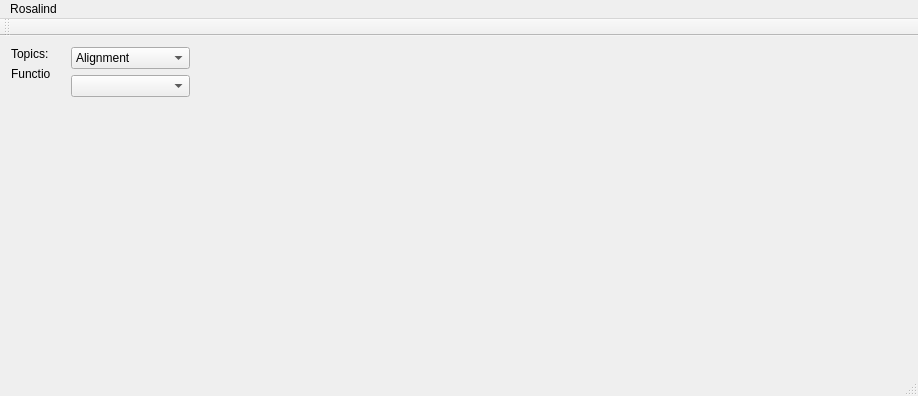
<?xml version="1.0" encoding="UTF-8"?>
<ui version="4.0">
 <class>MainWindow</class>
 <widget class="QMainWindow" name="MainWindow">
  <property name="geometry">
   <rect>
    <x>0</x>
    <y>0</y>
    <width>918</width>
    <height>396</height>
   </rect>
  </property>
  <property name="windowTitle">
   <string>MainWindow</string>
  </property>
  <widget class="QWidget" name="centralWidget">
   <widget class="QWidget" name="verticalLayoutWidget">
    <property name="geometry">
     <rect>
      <x>60</x>
      <y>0</y>
      <width>141</width>
      <height>261</height>
     </rect>
    </property>
    <layout class="QVBoxLayout" name="verticalLayout">
     <item alignment="Qt::AlignTop">
      <widget class="QComboBox" name="topicsComboBox">
       <item>
        <property name="text">
         <string>Alignment</string>
        </property>
       </item>
       <item>
        <property name="text">
         <string>Combinatorics</string>
        </property>
       </item>
       <item>
        <property name="text">
         <string>CMS</string>
        </property>
       </item>
       <item>
        <property name="text">
         <string>Divide and Conquer</string>
        </property>
       </item>
       <item>
        <property name="text">
         <string>Dynamic Programming</string>
        </property>
       </item>
       <item>
        <property name="text">
         <string>Genome Assembly</string>
        </property>
       </item>
       <item>
        <property name="text">
         <string>Genome Rearrangements</string>
        </property>
       </item>
       <item>
        <property name="text">
         <string>Graph Algorithms</string>
        </property>
       </item>
       <item>
        <property name="text">
         <string>Graphs</string>
        </property>
       </item>
       <item>
        <property name="text">
         <string>Heredity</string>
        </property>
       </item>
       <item>
        <property name="text">
         <string>Phylogeny</string>
        </property>
       </item>
       <item>
        <property name="text">
         <string>Population Dynamics</string>
        </property>
       </item>
       <item>
        <property name="text">
         <string>Probability</string>
        </property>
       </item>
       <item>
        <property name="text">
         <string>Set Theory</string>
        </property>
       </item>
       <item>
        <property name="text">
         <string>Sorting</string>
        </property>
       </item>
       <item>
        <property name="text">
         <string>String Algorithms</string>
        </property>
       </item>
      </widget>
     </item>
     <item>
      <widget class="QComboBox" name="functionsComboBox"/>
     </item>
     <item>
      <spacer name="verticalSpacer">
       <property name="orientation">
        <enum>Qt::Vertical</enum>
       </property>
       <property name="sizeHint" stdset="0">
        <size>
         <width>20</width>
         <height>40</height>
        </size>
       </property>
      </spacer>
     </item>
    </layout>
   </widget>
   <widget class="QWidget" name="verticalLayoutWidget_2">
    <property name="geometry">
     <rect>
      <x>0</x>
      <y>0</y>
      <width>61</width>
      <height>261</height>
     </rect>
    </property>
    <layout class="QVBoxLayout" name="verticalLayout_2">
     <item>
      <widget class="QLabel" name="topicsLabel">
       <property name="text">
        <string>Topics:</string>
       </property>
      </widget>
     </item>
     <item>
      <widget class="QLabel" name="functionsLabel">
       <property name="text">
        <string>Functions:</string>
       </property>
      </widget>
     </item>
     <item>
      <spacer name="verticalSpacer_2">
       <property name="orientation">
        <enum>Qt::Vertical</enum>
       </property>
       <property name="sizeHint" stdset="0">
        <size>
         <width>20</width>
         <height>40</height>
        </size>
       </property>
      </spacer>
     </item>
    </layout>
   </widget>
  </widget>
  <widget class="QMenuBar" name="menuBar">
   <property name="geometry">
    <rect>
     <x>0</x>
     <y>0</y>
     <width>918</width>
     <height>20</height>
    </rect>
   </property>
   <widget class="QMenu" name="menuRosalind">
    <property name="title">
     <string>Rosalind</string>
    </property>
   </widget>
   <addaction name="menuRosalind"/>
  </widget>
  <widget class="QToolBar" name="mainToolBar">
   <attribute name="toolBarArea">
    <enum>TopToolBarArea</enum>
   </attribute>
   <attribute name="toolBarBreak">
    <bool>false</bool>
   </attribute>
  </widget>
  <widget class="QStatusBar" name="statusBar"/>
 </widget>
 <layoutdefault spacing="6" margin="11"/>
 <resources/>
 <connections/>
</ui>
